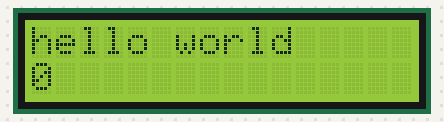
A sketch run on a simulated Arduino Uno, built with avr-gcc and run on an emulated ATmega328P. Parts: 16×2 character LCD.

Above: at 0.1 s.
At 4.6 s:
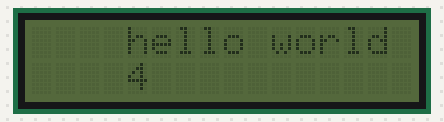
At 9.7 s:
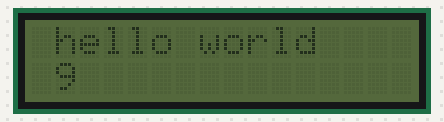
At 19.2 s:
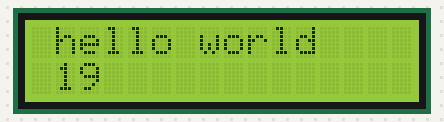
At 28.8 s:
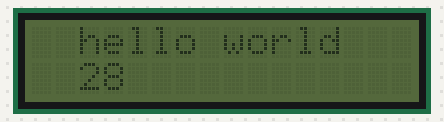
At 38.8 s:
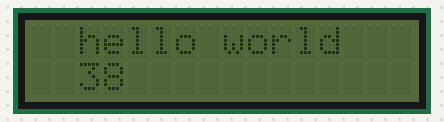

Measured:
- what the display in image 1 shows lasts 0.5 s, from 4.6 s to 5.1 s

The sketch:

ecranLCD_IC2.ino
```cpp
#include <Adafruit_LiquidCrystal.h>

int seconds = 0;
bool versLaDroite = true;
float compteur;

Adafruit_LiquidCrystal lcd_1(0);

void setup()
{
  lcd_1.begin(16, 2);

  lcd_1.print("hello world");
}

void loop()
{
  lcd_1.setCursor(0, 1);
  lcd_1.print(seconds);
  lcd_1.setBacklight(1);
  delay(500); // Wait for 500 millisecond(s)
  lcd_1.setBacklight(0);
  delay(500); // Wait for 500 millisecond(s)
  seconds++;
  compteur++;

  if (versLaDroite)             // Si VersLaDroite vaut true alors..
  {
    lcd_1.scrollDisplayRight(); // on défile vers la droite
  } else                        // sinon si VersLaDroite vaut false..
  {
  lcd_1.scrollDisplayLeft();    // on défile vers la gauche
  };

  if (int(compteur/5)==compteur/5)  // Si la valeur de compteur est un multiple de 5
  {
    versLaDroite=!versLaDroite;     // Alors on inverse la valeur de VersLaDroite
  }
}
```
